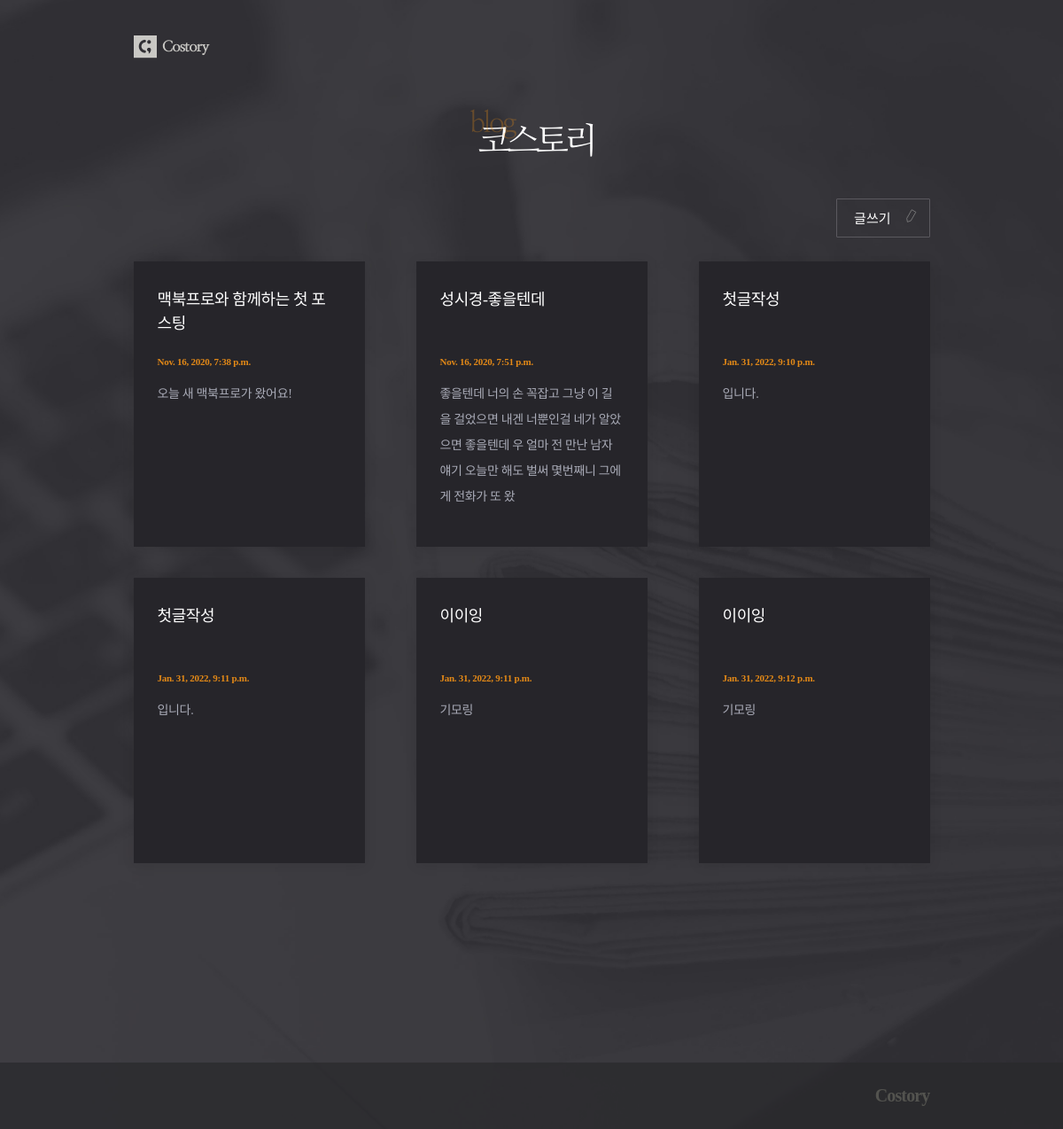
/posts/, run on the app's committed database.
### posts/models.py (models this page shows, shortened)
class Post(models.Model):
    title = models.CharField(max_length=50)
    content = models.TextField()
    dt_created = models.DateTimeField(verbose_name="Date Created", auto_now_add=True)
    dt_modified = models.DateTimeField(verbose_name="Date Modified", auto_now=True)

### posts/views.py (the view)
# urls.py: path('posts/', views.post_list, name='post-list'),
def post_list(request):
    posts = Post.objects.all()
    context = {'posts': posts}
    return render(request, 'posts/post_list.html', context)

### posts/templates/posts/post_list.html
{% extends './base.html' %}
{% load static %}
{% block css %}
    <link rel="stylesheet" href="{% static 'posts/css/post_list.css' %}">
{% endblock css %}
{% block logo_text %}
    <div id="header">
        <div class="container">
            <h1><img src="{% static 'posts/images/headertxt.png' %}"></h1>
        </div>
    </div>
{% endblock logo_text %}
{% block content %}
    <div class = "btn_post">
        <a href = "{% url 'post-create' %}">글쓰기</a></div>
    <div class="post_container">
        {% for post in posts %}
            <div class="post"><a href="{% url 'post-detail' post.id %}">
                <h2 class="title">{{post.title}}</h2>
                <p class="date">{{post.dt_created}}</p>
                <p class="text">{{post.content|slice:":100"}}</p>
            </a></div>
        {% endfor %}
    </div>
{% endblock content %}

### posts/templates/posts/base.html (shortened to what this page needs)
{% load static %}
<!DOCTYPE html>
<html lang="en">
<head>
    {% block css %}
    {% endblock css %}
</head>
<body>
   <div id="warp">
        <div id="header">
            <div id="nav">
                <div class="logo">
                    <a href="{% url 'post-list' %}"><img src="{% static 'posts/images/logo.png' %}"></a>
                </div>
            </div>
        </div>
        {% block logo_text %}
        {% endblock logo_text %}
        <div id="content">
            <div class="container">
                {% block content %}
                {% endblock content %}
            </div>
        </div>
        <div id="footer">
            <div class="footer">
                <p>Costory</p>
            </div>
        </div>
    </div>
</body>
</html>

### posts/static/posts/css/post_list.css (style rules this page uses)
h1,h2,h3,p,a,ul,li { margin: 0; padding: 0; font-family : 'NanumMyeongjo'; font-weight: 200; list-style: none; text-decoration: none; outline: none; color: black; }
html { position: relative; min-height: 100%; margin: 0; }
body { min-height: 100%; margin: 0; padding: 0; background: url(../images/bg.jpg) no-repeat center top/cover; -webkit-font-smoothing: antialiased; -moz-osx-font-smoothing: auto; }
img { margin: 0; padding: 0; border: 0; }
#nav { height: 60px; }
#header { margin: 23px 0 39px; }
#content { margin-bottom: 300px; }
#footer { position: absolute; left: 0; bottom: 0; width: 100%; height: 75px; background: rgba(41, 41, 44, 0.7); }
.container { width: 899px; margin: 0 auto; }
.logo { width: 65%; min-width: 899px; margin: 0 auto; padding-top: 17px; }
.logo img { width: 88px; }
h1 { text-align: center; }
h1 img { width: 139px; }
.btn_post { text-align: right; }
.btn_post a { display: inline-block; margin-bottom: 27px; padding: 10px 43px 11px 19px; font-size: 15px; color: #fff; border: 1px solid #5b595f; border-radius: 1px; background: url(../images/pen.svg)no-repeat 75px 11px/16px; }
.post_container { display: grid; margin-bottom: 35px; grid-template-columns: repeat(3,1fr); grid-auto-rows: minmax(322px, auto); grid-column-gap: 58px; grid-row-gap: 35px; }
.post { background: #26252a; padding: 30px 29px 40px 27px; box-shadow: 0 2px 14px 0 rgba(0, 0, 0, 0.09); }
.post h2 { height: 54px; font-size: 18px; color: #fff; line-height: 1.5; letter-spacing: -0.42px; overflow: hidden; text-overflow: ellipsis; display: -webkit-box; -webkit-line-clamp: 2; -webkit-box-orient: vertical; word-wrap:break-word; }
.post .date { margin: 23px 0 17px; font-size: 11px; font-weight: bold; color: #e38917; letter-spacing: -0.25px; }
.post .text { font-size: 14px; color: #a9abb7; line-height: 2.07; letter-spacing: -0.32px; overflow: hidden; text-overflow: ellipsis; display: -webkit-box; -webkit-line-clamp: 5; -webkit-box-orient: vertical; word-wrap:break-word; }
.footer { width: 65%; min-width: 899px; margin: 0 auto; }
.footer p { text-align: right; font-size: 20px; line-height: 75px; font-weight: 800; letter-spacing: -0.85px; color: #53534f; }

### data on the page
Post: title "맥북프로와 함께하는 첫 포스팅", dt_created "Nov. 16, 2020, 7:38 p.m.", content "오늘 새 맥북프로가 왔어요!"
Post: title "성시경-좋을텐데", dt_created "Nov. 16, 2020, 7:51 p.m.", content "좋을텐데 너의 손 꼭잡고 그냥 이 길을 걸었으면 내겐 너뿐인걸 네가 알았으면 좋을텐데 우 얼마 전 만난 남자 얘기 오늘만 해도 벌써 몇번째니 그에게 전화가 또 왔"
Post: title "첫글작성", dt_created "Jan. 31, 2022, 9:10 p.m.", content "입니다."
Post: title "첫글작성", dt_created "Jan. 31, 2022, 9:11 p.m.", content "입니다."
Post: title "이이잉", dt_created "Jan. 31, 2022, 9:11 p.m.", content "기모링"
Post: title "이이잉", dt_created "Jan. 31, 2022, 9:12 p.m.", content "기모링"
